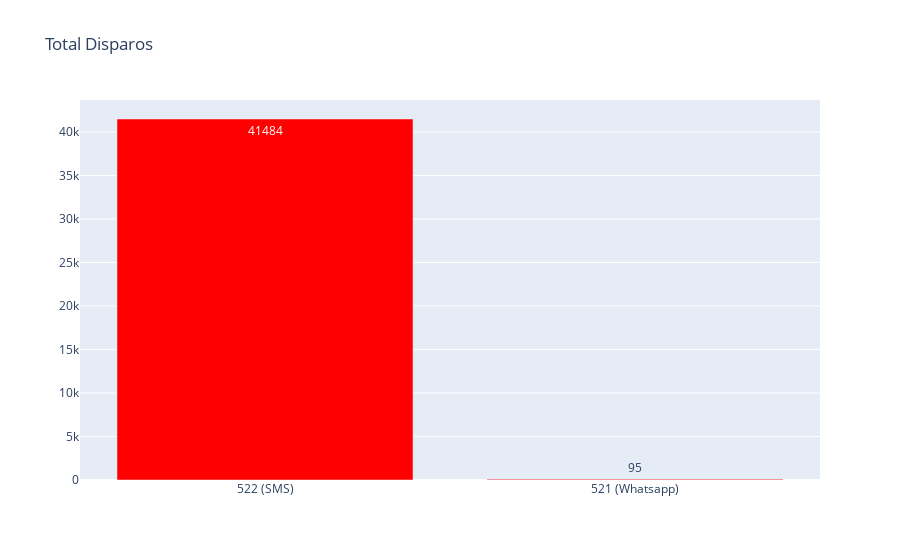

The notebook cell saved with this chart:
### Markdown cell above
Existe diferença significativa na quantidade disparada nas réguas?

H0: Não existe Diferença


H1: Existe diferença
***

### Code cell
total_envios_2 = pd.DataFrame({'Reguas':['522 (SMS)','521 (Whatsapp)'],
                             'Total Notificações':[base_522['Envios_regua'].sum(),base_521['Envios_regua'].sum()]})

fig = go.Figure()
fig.add_trace(go.Bar(x=total_envios_2['Reguas'],
                     y=total_envios_2['Total Notificações'],
                     marker_color="red",
                     text=total_envios_2['Total Notificações']))
fig.update_layout(title='Total Disparos')

### Figure 1 — Plotly figure (JSON) as saved in the notebook; plotly's stock layout.template omitted (floating-point values rounded to 4 significant figures)
{"data": [{"marker": {"color": "red"}, "text": [41484, 95], "type": "bar", "x": ["522 (SMS)", "521 (Whatsapp)"], "y": [41484, 95]}], "layout": {"title": {"text": "Total Disparos"}}}
